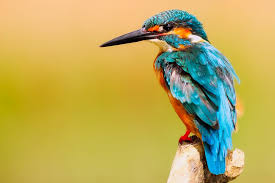
%> input picture Digital_Image_Processing-main/Lab 3/2.jpg, 275 x 183 px
$ octave Task3.m   (GNU Octave 9; MATLAB toolbox functions it lacks are replaced by stand-ins)
%> lines starting %> are read from the running program, lines starting %| are printed output that depends on the picture; in (x1, y1, x2, y2) boxes, pixels count from 0 and x2, y2 are one past the last pixel; in counts of white or black regions, pixels touching at a corner belong together; the program's own positions count from 1
k=imread("2.jpg");
%> k is the input picture: size 183x275x3 uint8; mean R, G, B 189.2, 171.6, 90.1

% Convert rgb image to grayscale.
k1=rgb2gray(k);
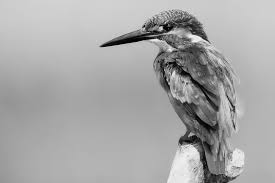
%> k1: size 183x275 uint8; min 0, max 250, mean 167.6
I=k1;
% Convert into double format.
k1=double(k1);
%> k1: size 183x275 double

% Define the Laplacian filter.
Laplacian=[0 1 0; 1 -6 1; 0 1 0];

% Convolve the image using Laplacian Filter
k2=conv2(k1, Laplacian, 'same');
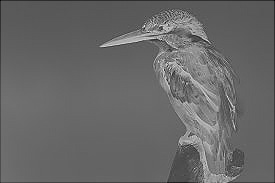
%> k2: size 183x275 double; min -839, max 384, mean -338.5; drawn with min black and max white

figure,
subplot(121),
imshow(I);
subplot(122),
imshow(k2);
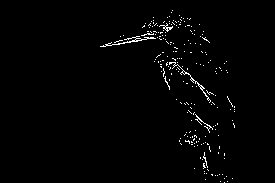
%> displayed picture: size 183x275, on the screen's scale of 0 to 255; 1.5% white in thin lines or dots, all inside (x1, y1, x2, y2) = (100, 10, 235, 183)
